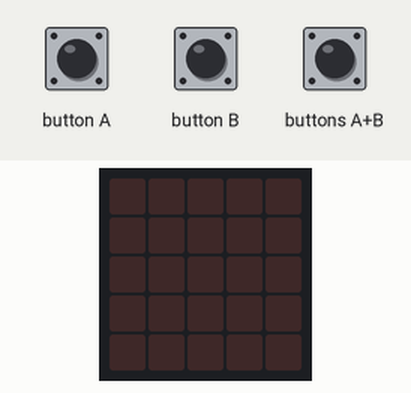
The program below on a simulated BBC micro:bit running MicroPython. On the bench: the board's 5×5 LED display. The test bench sets the inputs (shaded band).

Above: at 1.2 s.
1.3 s: button B pressed for 0.15 s
At 1.5 s:
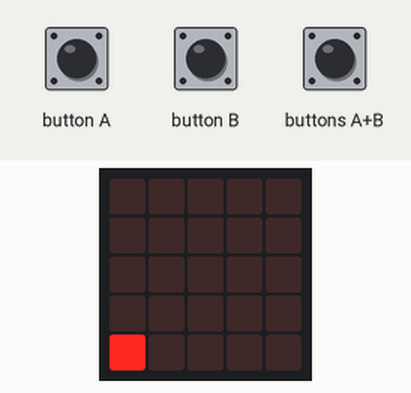
At 1.9 s:
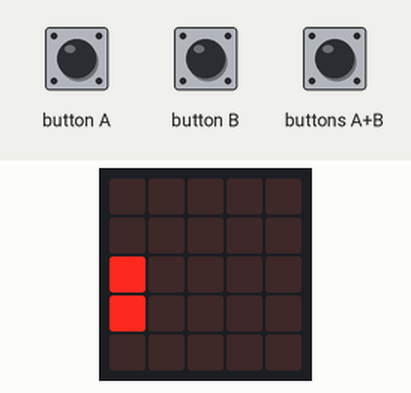
4.3 s: button A pressed for 3.2 s
At 9.7 s:
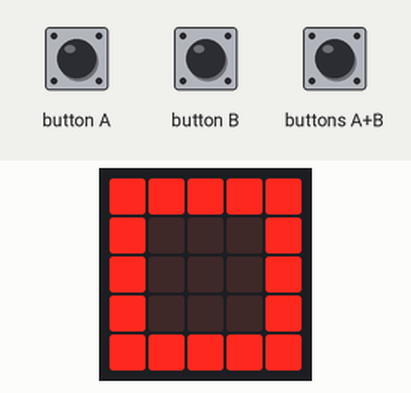
Timing chart, 0 to 11.2 s (numbered marks = the images above; inputs shaded):
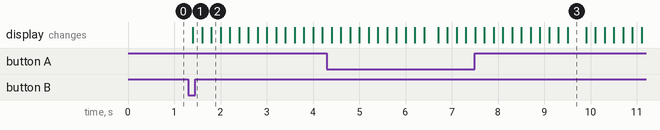

The program:

bit.py
```python
from microbit import *

full = Image("99999:" "99999:" "99999:" "99999:" "99999")
none = Image("00000:" "00000:" "00000:" "00000:" "00000")

alertOn = False
def alert():
    alertOn = True
    outer = Image("99999:" "90009:" "90009:" "90009:" "99999")
    middle = Image("00000:" "09990:" "09090:" "09990:" "00000")
    inner = Image("00000:" "00000:" "00900:" "00000:" "00000")
    while alertOn:
        for _ in range(0, 5):
            display.show(full)
            sleep(200)
            display.show(none)
            sleep(200)
        for _ in range(0, 2):
            display.show(outer)
            sleep(200)
            display.show(middle)
            sleep(200)
            display.show(inner)
            sleep(200)
            display.show(middle)
            sleep(200)
            display.show(outer)
            sleep(200)
        for _ in range(0, 5):
            display.show(full)
            sleep(200)
            display.show(none)
            sleep(200)
        alertOn = False

def whirl():
    images = [
        Image(  "00000:"
                "00000:"
                "00000:"
                "00000:"
                "90000"
        ),
        Image(  "00000:"
                "00000:"
                "00000:"
                "90000:"
                "90000"
        ),
        Image(  "00000:"
                "00000:"
                "90000:"
                "90000:"
                "00000"
        ),
        Image(  "00000:"
                "90000:"
                "90000:"
                "00000:"
                "00000"
        ),
        Image(  "90000:"
                "90000:"
                "00000:"
                "00000:"
                "00000"
        ),
        Image(  "99000:"
                "00000:"
                "00000:"
                "00000:"
                "00000"
        ),
        Image(  "09900:"
                "00000:"
                "00000:"
                "00000:"
                "00000"
        ),
        Image(  "00990:"
                "00000:"
                "00000:"
                "00000:"
                "00000"
        ),
        Image(  "00099:"
                "00000:"
                "00000:"
                "00000:"
                "00000"
        ),
        Image(  "00009:"
                "00009:"
                "00000:"
                "00000:"
                "00000"
        ),
        Image(  "00000:"
                "00009:"
                "00009:"
                "00000:"
                "00000"
        ),
        Image(  "00000:"
                "00000:"
                "00009:"
                "00009:"
                "00000"
        ),
        Image(  "00000:"
                "00000:"
                "00000:"
                "00009:"
                "00009"
        ),
        Image(  "00000:"
                "00000:"
                "00000:"
                "00000:"
                "00099"
        ),
        Image(  "00000:"
                "00000:"
                "00000:"
                "00000:"
                "00990"
        ),
        Image(  "00000:"
                "00000:"
                "00000:"
                "00000:"
                "09900"
        ),
        Image(  "00000:"
                "00000:"
                "00000:"
                "09000:"
                "09000"
        ),
        Image(  "00000:"
                "00000:"
                "09000:"
                "09000:"
                "00000"
        ),
        Image(  "00000:"
                "09000:"
                "09000:"
                "00000:"
                "00000"
        ),
        Image(  "00000:"
                "09900:"
                "00000:"
                "00000:"
                "00000"
        ),
        Image(  "00000:"
                "00990:"
                "00000:"
                "00000:"
                "00000"
        ),
        Image(  "00000:"
                "00090:"
                "00090:"
                "00000:"
                "00000"
        ),
        Image(  "00000:"
                "00000:"
                "00090:"
                "00090:"
                "00000"
        ),
        Image(  "00000:"
                "00000:"
                "00000:"
                "00990:"
                "00000"
        ),
        Image(  "00000:"
                "00000:"
                "00900:"
                "00900:"
                "00000"
        ),
        Image(  "00000:"
                "00000:"
                "00900:"
                "00000:"
                "00000"
        ),
    ]
    for image in images:
        display.show(image)
        sleep(200)

def doReset():
    while button_a.is_pressed() and button_b.is_pressed():
        display.show(full)
    display.show(none)
    sleep(150)
    display.show(full)
    sleep(150)
    display.show(none)
    sleep(150)
    display.show(full)
    sleep(150)
    display.show(none)

while True:
    if button_a.is_pressed():
        sleep(100)
        if button_a.is_pressed() and button_b.is_pressed():
            doReset()
            continue
        if not alertOn:
            alert()

    if button_b.is_pressed():
        sleep(100)
        if button_a.is_pressed() and button_b.is_pressed():
            doReset()
            continue
        whirl()
```

Measured:
- after the input at 1.3 s, the display: changes after 0.10 s (image 1)
- after the input at 4.3 s, the display: first differs from a run without the input after 2.4 s (image 3 shows a later state)
- what the display in image 3 shows lasts 0.4 s, from 9.5 s to 9.9 s
